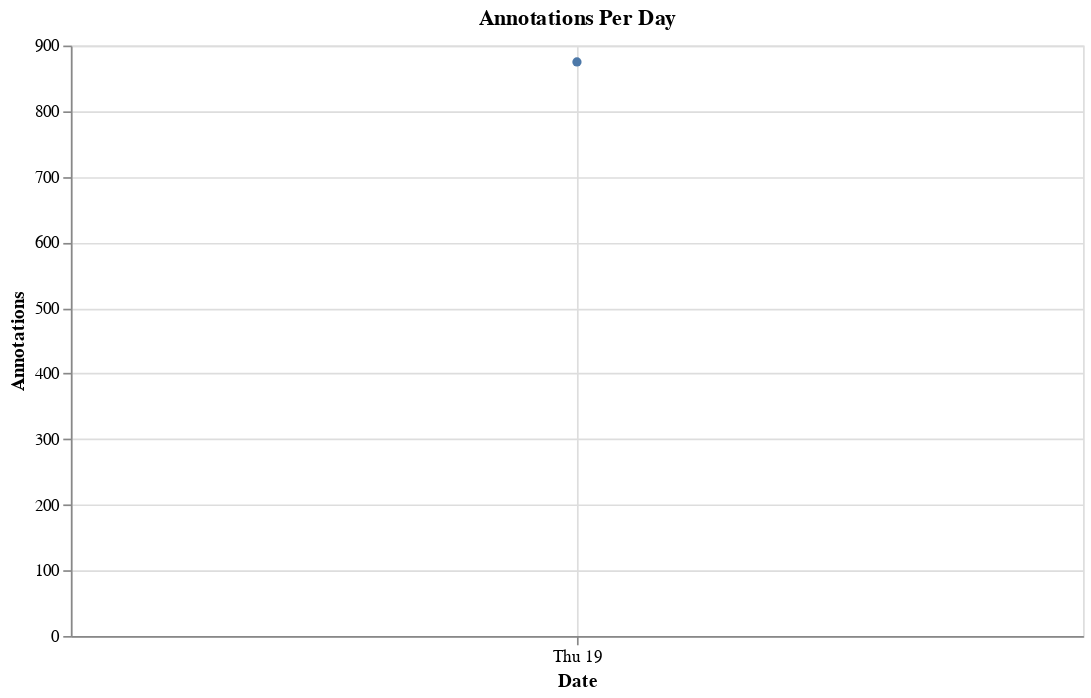
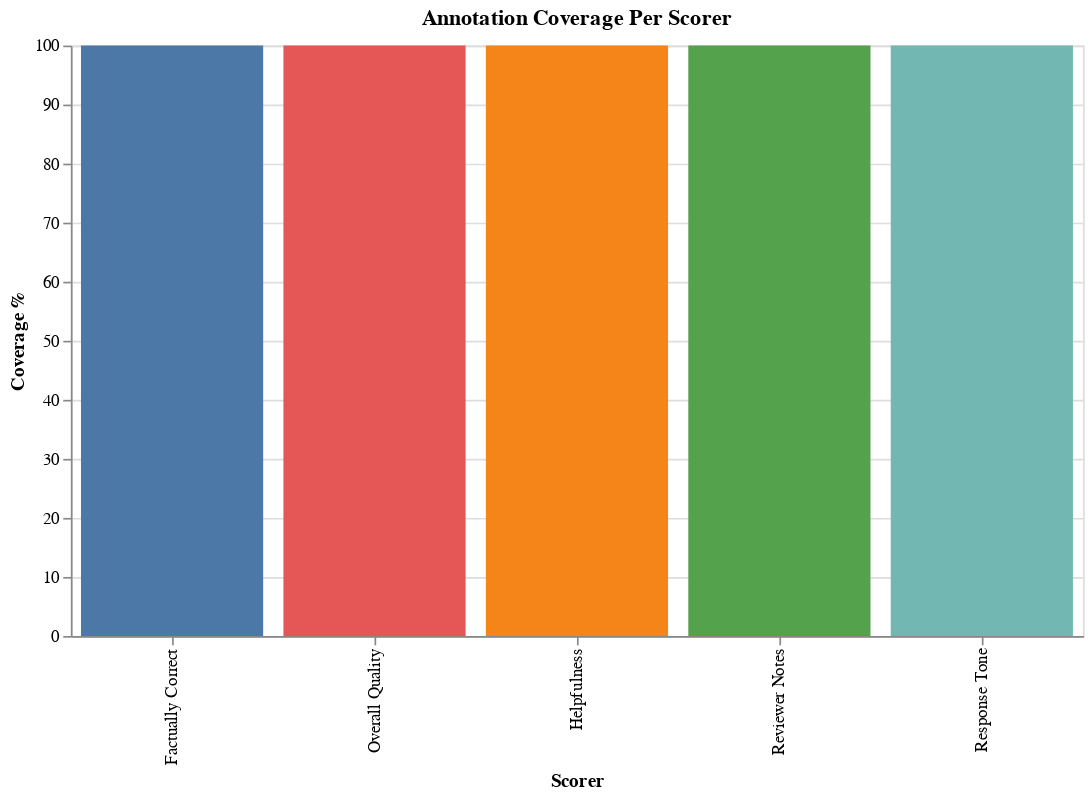

Notebook cell for these charts, in order:
### Markdown cell above
### Participation
Annotator activity summary, daily annotation volume, and per-scorer coverage.
The summary table shows each annotator's total annotations, unique calls reviewed,
active days, and throughput. The line chart tracks daily annotation volume,
and the bar chart shows what percentage of queue items each scorer has covered.

### Code cell
# @title
if not feedback_df.empty:
    # Annotator summary table
    rows = []
    for annotator, grp in feedback_df.groupby("annotator"):
        dates = grp["created_at"].dt.date
        active_days = dates.nunique()
        rows.append({
            "Annotator": annotator or "(unknown)",
            "Annotations": len(grp),
            "Unique Calls": grp["call_id"].nunique(),
            "Active Days": active_days,
            "Ann / Active Day": round(len(grp) / max(active_days, 1), 1),
            "First": grp["created_at"].min().strftime("%Y-%m-%d"),
            "Last": grp["created_at"].max().strftime("%Y-%m-%d"),
        })
    summary_table = pd.DataFrame(rows).sort_values("Annotations", ascending=False)
    display(Markdown("### Annotator Summary"))
    display(summary_table)

    # Annotations per day
    fb_daily = feedback_df.copy()
    fb_daily["date"] = fb_daily["created_at"].dt.date
    daily_counts = fb_daily.groupby("date").size().reset_index(name="Annotations")
    daily_counts["date"] = pd.to_datetime(daily_counts["date"])

    line = alt.Chart(daily_counts).mark_line(point=True).encode(
        x=alt.X("date:T", title="Date"),
        y=alt.Y("Annotations:Q", title="Annotations"),
        tooltip=["date:T", "Annotations:Q"],
    ).properties(title="Annotations Per Day", width=CHART_WIDTH, height=CHART_HEIGHT)
    display(line)

    # Coverage per scorer
    coverage_rows = []
    for ref_uri, spec in scorers.items():
        scorer_fb = feedback_df[feedback_df["annotation_ref"] == ref_uri]
        covered = scorer_fb["call_id"].nunique()
        pct = covered / total_items * 100 if total_items else 0
        coverage_rows.append({"Scorer": spec.name, "Coverage %": round(pct, 1)})
    coverage_df = pd.DataFrame(coverage_rows)

    bar = alt.Chart(coverage_df).mark_bar().encode(
        x=alt.X("Scorer:N", title="Scorer", sort="-y"),
        y=alt.Y("Coverage %:Q", title="Coverage %", scale=alt.Scale(domain=[0, 100])),
        color=alt.Color("Scorer:N", legend=None),
        tooltip=["Scorer", "Coverage %"],
    ).properties(title="Annotation Coverage Per Scorer", width=CHART_WIDTH, height=CHART_HEIGHT)
    display(bar)
else:
    display(Markdown("*No feedback data yet.*"))

### Figure 1 — Vega-Lite specification as saved in the notebook (floating-point values rounded to 4 significant figures)
{"config": {"view": {"continuousWidth": 300, "continuousHeight": 300}}, "data": {"name": "data-636a30cdb38b3a49b51c434f4564a807"}, "mark": {"type": "line", "point": true}, "encoding": {"tooltip": [{"field": "date", "type": "temporal"}, {"field": "Annotations", "type": "quantitative"}], "x": {"field": "date", "title": "Date", "type": "temporal"}, "y": {"field": "Annotations", "title": "Annotations", "type": "quantitative"}}, "height": 350, "title": "Annotations Per Day", "width": 600, "$schema": "https://vega.github.io/schema/vega-lite/v5.20.1.json", "datasets": {"data-636a30cdb38b3a49b51c434f4564a807": [{"date": "2026-02-19T00:00:00", "Annotations": 875}]}}

### Figure 2 — Vega-Lite specification as saved in the notebook (floating-point values rounded to 4 significant figures)
{"config": {"view": {"continuousWidth": 300, "continuousHeight": 300}}, "data": {"name": "data-14dcd9897b70586b606138716886afca"}, "mark": {"type": "bar"}, "encoding": {"color": {"field": "Scorer", "legend": null, "type": "nominal"}, "tooltip": [{"field": "Scorer", "type": "nominal"}, {"field": "Coverage %", "type": "quantitative"}], "x": {"field": "Scorer", "sort": "-y", "title": "Scorer", "type": "nominal"}, "y": {"field": "Coverage %", "scale": {"domain": [0, 100]}, "title": "Coverage %", "type": "quantitative"}}, "height": 350, "title": "Annotation Coverage Per Scorer", "width": 600, "$schema": "https://vega.github.io/schema/vega-lite/v5.20.1.json", "datasets": {"data-14dcd9897b70586b606138716886afca": [{"Scorer": "Factually Correct", "Coverage %": 100.0}, {"Scorer": "Overall Quality", "Coverage %": 100.0}, {"Scorer": "Helpfulness", "Coverage %": 100.0}, {"Scorer": "Reviewer Notes", "Coverage %": 100.0}, {"Scorer": "Response Tone", "Coverage %": 100.0}]}}
